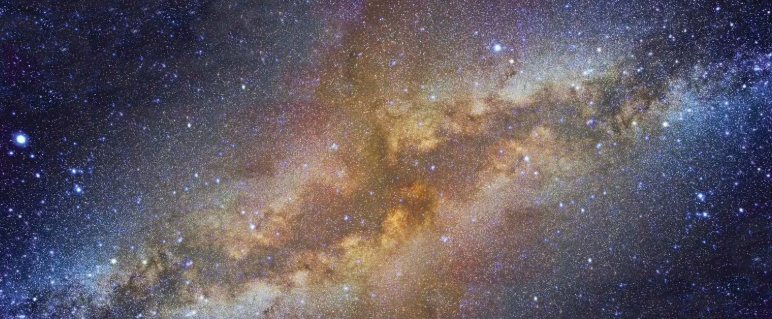
#> input picture Project Proposal/images/milkyway1.png, 772 x 319 px
$ python histogram_intersection.py
#> lines starting #> are read from the running program, lines starting #| are printed output that depends on the picture; long printed decimals are rounded
import cv2
import matplotlib.pyplot as plt
import numpy as np

image1 = cv2.imread('images/milkyway1.png')
#> image1 is the input picture: shape (319, 772, 3); mean B, G, R 98.4, 89.5, 97.6
image2 = cv2.imread('images/milkyway2.png')
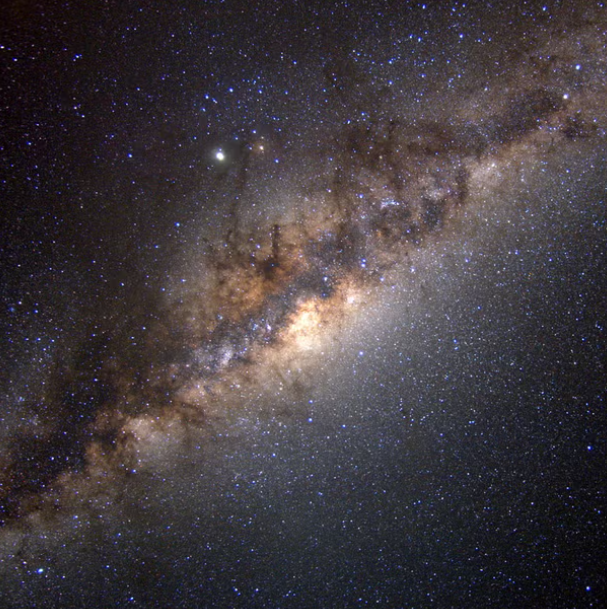
#> input picture Project Proposal/images/milkyway2.png, 607 x 609 px
#> image2 is the input picture: shape (609, 607, 3); mean B, G, R 62.9, 58.5, 65.2

# Display original images
plt.figure(figsize=(25,4))
plt.subplot(1, 5, 1)
plt.title('Original Image 1')
plt.axis('off')
plt.imshow(cv2.cvtColor(image1, cv2.COLOR_BGR2RGB))

plt.subplot(1, 5, 2)
plt.title('Original Image 2')
plt.axis('off')
plt.imshow(cv2.cvtColor(image2, cv2.COLOR_BGR2RGB))

colors = ("red", "green", "blue")
sum_scores = 0

for i, color in enumerate(colors):
    hist1 = cv2.calcHist([image1], [i], None, [256], [0, 256])
    hist2 = cv2.calcHist([image2], [i], None, [256], [0, 256])

    hist1 = hist1 / hist1.sum()
    hist2 = hist2 / hist2.sum()

    plt.subplot(1, 5, 3 + i)
    plt.plot(hist1, color=color)

    plt.subplot(1, 5, 3 + i)
    plt.plot(hist2, color=color)

    intersection = np.minimum(hist1, hist2)
    intersection_score = intersection.sum()
    sum_scores += intersection_score
    print(intersection_score)
    plt.xlim([0, 256])
    plt.fill_between(range(256), intersection.flatten(), color=color, alpha=0.3,label=f'Intersection = {intersection_score:.3f}')
    plt.xlabel("Pixel Intensity")
    plt.ylabel("Ratio of Pixels")
    plt.title(f'{color.capitalize()} Overlaps')
#> this loop made 3 passes
#> (intersection_score, sum_scores) on passes 1 to 3: (0.554, 0.554), (0.628, 1.18), (0.672, 1.85)
#| 0.5536
#| 0.6283
#| 0.6718
#> after the loop, sum_scores = 1.85

print(f'Overall Intersection Score: {sum_scores/3:.3f}')
#| Overall Intersection Score: 0.618

plt.subplots_adjust(left=0.1, right=0.95, top=0.8, bottom=0.2, wspace=0.6, hspace=0.4)
plt.show()
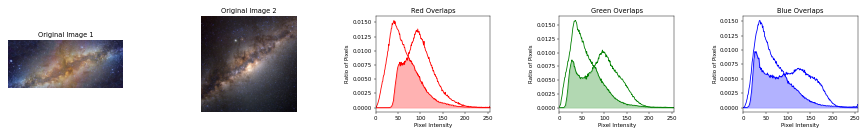
#> figure drawn by matplotlib, 5 panels; panel 3: curve peaks at x = 94, y = 0.0138; panel 3: curve peaks at x = 41, y = 0.0153; panel 4: curve peaks at x = 96, y = 0.0105; panel 4: curve peaks at x = 36, y = 0.0159
